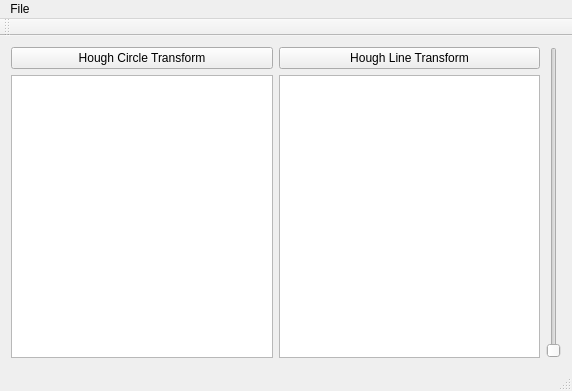
<?xml version="1.0" encoding="UTF-8"?>
<ui version="4.0">
 <class>MainWindow</class>
 <widget class="QMainWindow" name="MainWindow">
  <property name="geometry">
   <rect>
    <x>0</x>
    <y>0</y>
    <width>572</width>
    <height>391</height>
   </rect>
  </property>
  <property name="windowTitle">
   <string>MainWindow</string>
  </property>
  <widget class="QWidget" name="centralWidget">
   <layout class="QGridLayout" name="gridLayout_2">
    <item row="0" column="0">
     <layout class="QGridLayout" name="gridLayout">
      <item row="0" column="0">
       <widget class="QPushButton" name="pushButton">
        <property name="text">
         <string>Hough Circle Transform</string>
        </property>
       </widget>
      </item>
      <item row="1" column="0">
       <widget class="QGraphicsView" name="graphicsView"/>
      </item>
      <item row="1" column="1">
       <widget class="QGraphicsView" name="graphicsView_2"/>
      </item>
      <item row="0" column="1">
       <widget class="QPushButton" name="pushButton_2">
        <property name="text">
         <string>Hough Line Transform</string>
        </property>
       </widget>
      </item>
     </layout>
    </item>
    <item row="0" column="1">
     <widget class="QSlider" name="verticalSlider">
      <property name="minimum">
       <number>1</number>
      </property>
      <property name="value">
       <number>1</number>
      </property>
      <property name="orientation">
       <enum>Qt::Vertical</enum>
      </property>
     </widget>
    </item>
   </layout>
  </widget>
  <widget class="QMenuBar" name="menuBar">
   <property name="geometry">
    <rect>
     <x>0</x>
     <y>0</y>
     <width>572</width>
     <height>22</height>
    </rect>
   </property>
   <widget class="QMenu" name="menuFile">
    <property name="title">
     <string>File</string>
    </property>
    <addaction name="actionOpen"/>
   </widget>
   <addaction name="menuFile"/>
  </widget>
  <widget class="QToolBar" name="mainToolBar">
   <attribute name="toolBarArea">
    <enum>TopToolBarArea</enum>
   </attribute>
   <attribute name="toolBarBreak">
    <bool>false</bool>
   </attribute>
  </widget>
  <widget class="QStatusBar" name="statusBar"/>
  <action name="actionOpen">
   <property name="text">
    <string>Open</string>
   </property>
  </action>
 </widget>
 <layoutdefault spacing="6" margin="11"/>
 <resources/>
 <connections/>
</ui>
